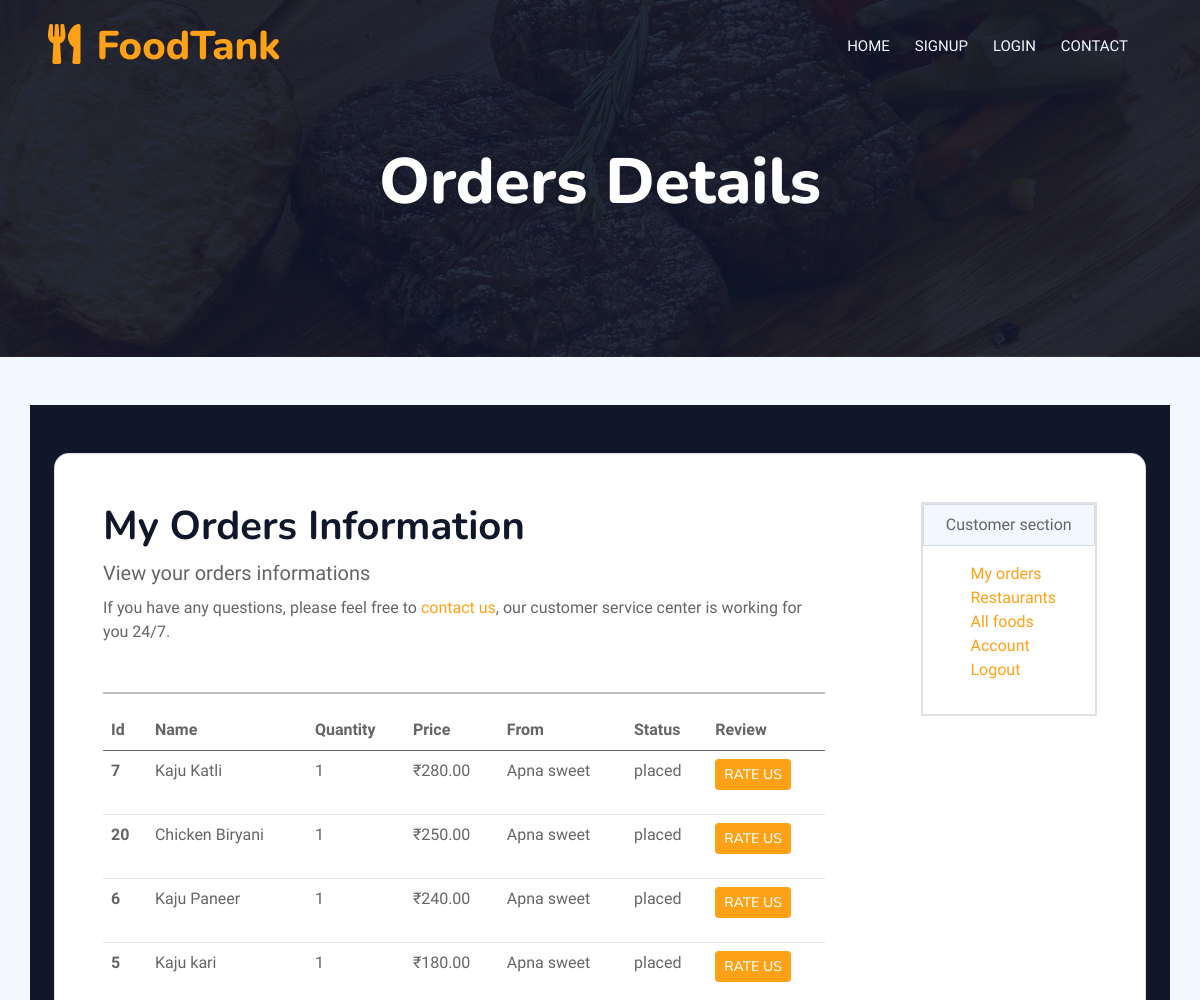
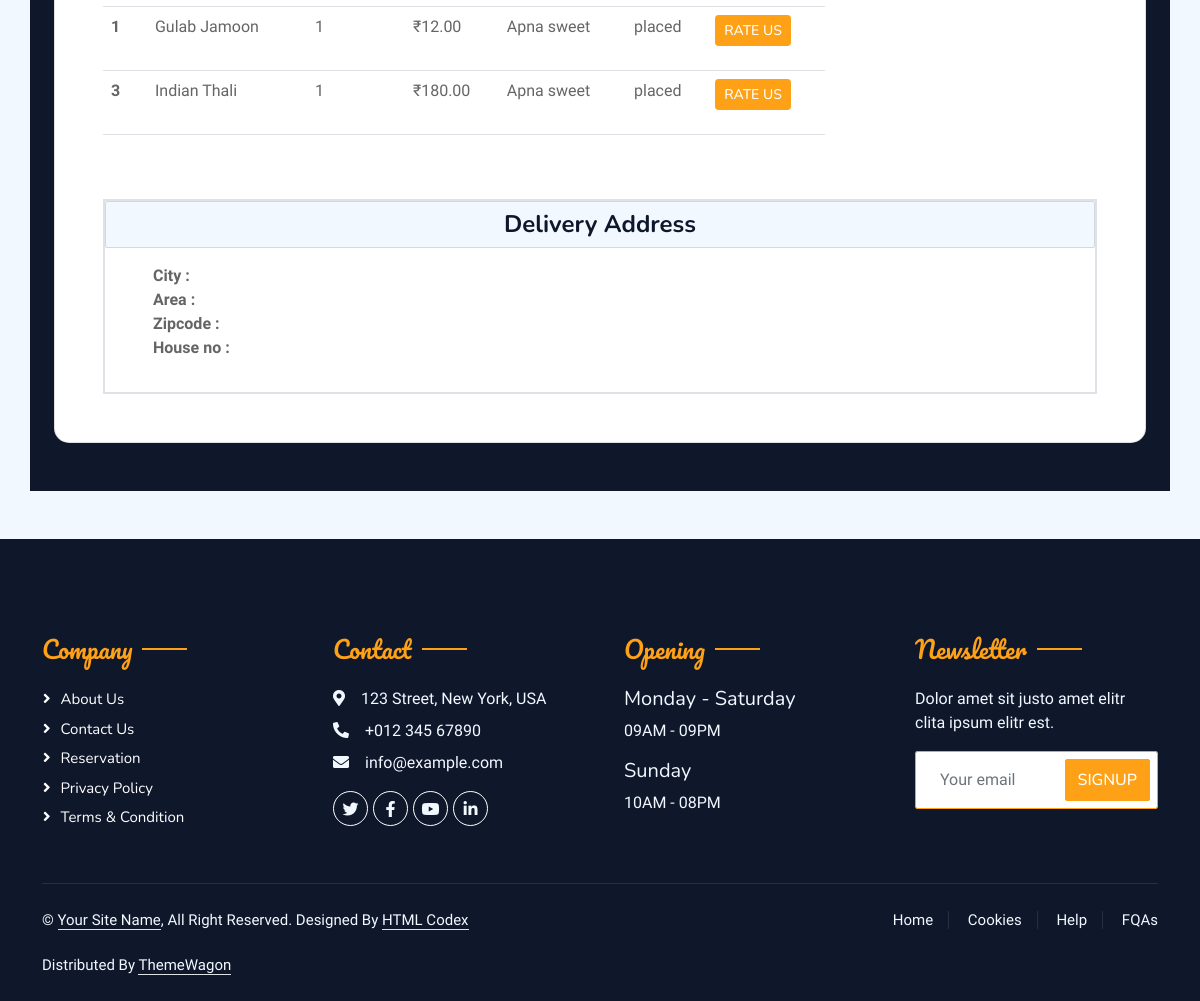
/orderInfo/5, run on the app's committed database (2 pictures, top to bottom).
### order/models.py (models this page shows, shortened)
class OrderItem(models.Model):
    item = models.ForeignKey(Menu, on_delete=models.CASCADE)
    order = models.ForeignKey(Order, on_delete=models.CASCADE)
    quantity = models.PositiveIntegerField()

class Order(models.Model):
    order_id = models.AutoField(primary_key=True)
    user = models.ForeignKey(User, on_delete=models.CASCADE,
                        limit_choices_to={'user_type':'Customer'})
    restaurant = models.ForeignKey(Restaurant, on_delete=models.CASCADE)
    is_confirmed = models.BooleanField(default=False)
    estimated_time = models.DateTimeField(blank=True, null=True)
    driver = models.ForeignKey(Driver, on_delete=models.SET_NULL, null=True, blank=True)
    transaction_id = models.CharField(max_length=255, null=True, blank=True)
    total_bill = models.IntegerField(blank=True, null=True)
    payment_method = models.CharField(max_length=255, blank=True, null=True, choices=payment_choices)
    order_date = models.DateTimeField(auto_now_add=True, blank=True, null=True)
    deliveryAddress = models.ForeignKey(Address, on_delete=models.CASCADE, blank=True, null=True)

### menu/models.py (models this page shows, shortened)
class Menu(models.Model):
    restaurant = models.ForeignKey(Restaurant, on_delete=models.CASCADE)  # ForeignKey to Restaurant
    name = models.CharField(max_length=255)
    description = models.TextField()
    type = models.CharField(max_length=255)
    price = models.DecimalField(max_digits=10, decimal_places=2)
    available = models.BooleanField(blank=True, default=True, null=True)
    cuisine = models.CharField(max_length=255, blank=True)
    img1 = models.ImageField(upload_to='menu_images/', null=True, blank=True)

### restaurant/models.py (models this page shows)
class Restaurant(models.Model):
    user = models.ForeignKey(User, on_delete=models.CASCADE,
                    limit_choices_to={'user_type': 'Foodprovider'})  # ForeignKey to User
    name = models.CharField(max_length=255)
    city = models.CharField(max_length=255)
    address = models.TextField()
    mobile = models.CharField(max_length=15)
    desc = models.TextField(blank=True, null=True)
    is_verified = models.BooleanField(default=False)
    veg_or_nonveg = models.CharField(max_length=255, choices=VEG_OR_NONVEG_CHOICES)
    no_of_chefs = models.PositiveIntegerField()
    start_date = models.DateField(blank=True, null=True)
    img1 = models.ImageField(upload_to='restaurant_images/', null=True, blank=True)
    img2 = models.ImageField(upload_to='restaurant_images/', null=True, blank=True)
    img3 = models.ImageField(upload_to='restaurant_images/', null=True, blank=True)
    img4 = models.ImageField(upload_to='restaurant_images/', null=True, blank=True)
    def __str__(self):
        return self.name

### user/views.py (the view)
# urls.py: path("orderInfo/<int:id>", views.orderInfo, name="orderInfo"),
def orderInfo(request, id):
    myOrders = OrderItem.objects.filter(order__order_id=id)
    order = Order.objects.get(order_id=id)
    deliveryAdd = order.deliveryAddress
    context = {
        'myOrders' : myOrders,
        'deliveryAdd': deliveryAdd
    }
    return render(request, 'account/orderInfo.html', context)

### templates/account/orderInfo.html (shortened to what this page needs)
{% extends '../base.html' %}
{% block content %}
{% load static %}
{% load sweetify %}
<div class="container-xxl position-relative p-0">
        {% include 'navbar.html' %}
    <div class="container-xxl py-5 bg-dark hero-header mb-5">
        <div class="container text-center my-5 pt-5 pb-4">
            <h1 class="display-3 text-white mb-3 animated slideInDown">Orders Details</h1>
        </div>
    </div>
</div>
<section class="container h-100 h-custom" style="background-color: #0F172B;">
    <div class="container py-5 h-100">
        <div class="row d-flex justify-content-center align-items-center h-100">
            <div class="col-12">
                <div class="card card-registration card-registration-2" style="border-radius: 15px;">
                    <div class="card-body p-0">
                        <div class="row g-0">
                            <div class="col-lg-9">
                                <div class="mx-5 mt-5">
                                    <div class="mb-5">
                                        <h1 class="fw-bold mb-0 text-black">My Orders Information</h1>
                                        <p class="fs-5 my-2">View your orders informations</p>
                                        <p class="fs-6">If you have any questions, please feel free to <a href="/contact/">contact us</a>, our customer service center is working for you 24/7.</p>
                                    </div>
                                    <table class="table">
                                        <hr style="color:black; height: 2px;">
                                        <thead>
                                          <tr>
                                            <th scope="col">Id</th>
                                            <th scope="col">Name</th>
                                            <th scope="col">Quantity</th>
                                            <th scope="col">Price</th>
                                            <th scope="col">From</th>
                                            <th scope="col">Status</th>
                                            <th scope="col">Review</th>
                                          </tr>
                                        </thead>
                                        <tbody>
                                          {% for data in myOrders %}
                                            <tr>
                                                <th scope="row">{{data.item_id}}</th>
                                                <td scope="row">{{data.item.name}}</td>
                                                <td scope="row">{{data.quantity}}</td>
                                                <td scope="row">₹{{data.item.price}}</td>
                                                <td scope="row">{{data.order.restaurant}}</td>
                                                <td scope="row">
                                                  {% if data.order.is_confirmed == False %}
                                                    Not placed
                                                  {% else %}
                                                    placed
                                                  {% endif %}
                                                </td>
                                                <td>
                                                    <p class="btn btn-primary btn-sm openForm" itemId="{{data.item_id}}">rate us</p>
                                                </td>
                                            </tr>
                                          {% endfor %}
                                        </tbody>
                                      </table>
                                </div>
                            </div>
                            <div class="col-lg-3">
                                <div class="mx-5 mt-5">
                                    <div class="mb-5">
                                        <div class="border border-2">
                                            <div class="card text-center p-2 bg-light">
                                                Customer section
                                            </div>
                                            <div class="p-3">
                                                <ul style="list-style: none;">
                                                    <li><a href="/orders/">My orders</a></li>
                                                    <li><a href="/foodprovider/restaurant/">Restaurants</a></li>
                                                    <li><a href="/">All foods</a></li>
                                                    <li><a href="/profile/">Account</a></li>
                                                    <li><a href="/logout/">Logout</a></li>
                                                </ul>
                                            </div>
                                        </div>
                                    </div>
                                </div>
                            </div>
                        </div>
                        <div class="row g-0">
                          <div class="col-lg-12">
                            <div class="mx-5 mt-5">
                                <div class="mb-5">
                                    <div class="border border-2">
                                        <div class="card text-center p-2 bg-light">
                                          <h4 class="fw-bold mb-0 text-black">Delivery Address</h4>
                                        </div>
                                        <div class="p-3">
                                            <ul style="list-style: none;">
                                                <li><span>City :</span> {{deliveryAdd.city}}</li>
                                                <li><span>Area :</span> {{deliveryAdd.area}}</li>
                                                <li><span>Zipcode :</span> {{deliveryAdd.zipcode}}</li>
                                                <li><span>House no :</span>{{deliveryAdd.house_no}}</li>
                                            </ul>
                                        </div>
                                    </div>
                                </div>
                            </div>
                        </div>
                        </div>
                    </div>
                </div>
            </div>
        </div>
    </div>
</section>
{% endblock content %}

### static/css/style.css (style rules this page uses)
:root { --primary: #FEA116; --light: #F1F8FF; --dark: #0F172B; }
.btn { font-family: 'Nunito', sans-serif; font-weight: 500; text-transform: uppercase; transition: .5s; }
.btn.btn-primary, .btn.btn-secondary { color: #FFFFFF; }
.hero-header { background: linear-gradient(rgba(15, 23, 43, .9), rgba(15, 23, 43, .9)), url(../img/bg-hero.jpg); background-position: center center; background-repeat: no-repeat; background-size: cover; }

### templates/account/orderInfo.html (style rules this page uses)
span { font-weight: 700; }

### data on the page
OrderItem: item_id "7", item.name "Kaju Katli", quantity "1", item.price "280.00", order.restaurant "Apna sweet", shows "placed"
OrderItem: item_id "20", item.name "Chicken Biryani", quantity "1", item.price "250.00", order.restaurant "Apna sweet", shows "placed"
OrderItem: item_id "6", item.name "Kaju Paneer", quantity "1", item.price "240.00", order.restaurant "Apna sweet", shows "placed"
OrderItem: item_id "5", item.name "Kaju kari", quantity "1", item.price "180.00", order.restaurant "Apna sweet", shows "placed"
OrderItem: item_id "1", item.name "Gulab Jamoon", quantity "1", item.price "12.00", order.restaurant "Apna sweet", shows "placed"
OrderItem: item_id "3", item.name "Indian Thali", quantity "1", item.price "180.00", order.restaurant "Apna sweet", shows "placed"
